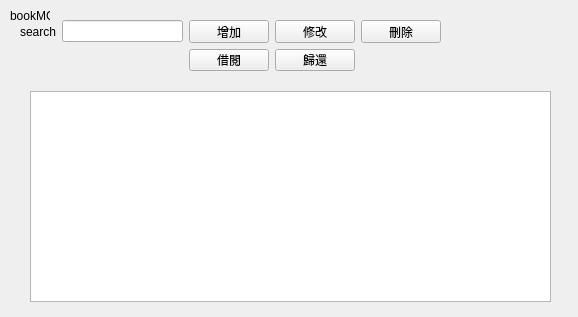
<?xml version="1.0" encoding="UTF-8"?>
<ui version="4.0">
 <class>Cell_BookMgr</class>
 <widget class="QWidget" name="Cell_BookMgr">
  <property name="geometry">
   <rect>
    <x>0</x>
    <y>0</y>
    <width>578</width>
    <height>317</height>
   </rect>
  </property>
  <property name="windowTitle">
   <string>Form</string>
  </property>
  <widget class="QTableView" name="tableView">
   <property name="geometry">
    <rect>
     <x>30</x>
     <y>91</y>
     <width>521</width>
     <height>211</height>
    </rect>
   </property>
  </widget>
  <widget class="QWidget" name="widget" native="true">
   <property name="geometry">
    <rect>
     <x>20</x>
     <y>20</y>
     <width>541</width>
     <height>51</height>
    </rect>
   </property>
   <layout class="QGridLayout" name="gridLayout">
    <item row="0" column="5">
     <spacer name="horizontalSpacer">
      <property name="orientation">
       <enum>Qt::Horizontal</enum>
      </property>
      <property name="sizeHint" stdset="0">
       <size>
        <width>40</width>
        <height>20</height>
       </size>
      </property>
     </spacer>
    </item>
    <item row="0" column="0">
     <widget class="QLabel" name="label">
      <property name="text">
       <string>search</string>
      </property>
     </widget>
    </item>
    <item row="0" column="2">
     <widget class="QPushButton" name="pushButton">
      <property name="text">
       <string>增加</string>
      </property>
     </widget>
    </item>
    <item row="0" column="3">
     <widget class="QPushButton" name="pushButton_2">
      <property name="text">
       <string>修改</string>
      </property>
     </widget>
    </item>
    <item row="0" column="4">
     <widget class="QPushButton" name="pushButton_3">
      <property name="text">
       <string>刪除</string>
      </property>
     </widget>
    </item>
    <item row="0" column="1">
     <widget class="QLineEdit" name="lineEdit"/>
    </item>
    <item row="1" column="2">
     <widget class="QPushButton" name="pushButton_5">
      <property name="text">
       <string>借閱</string>
      </property>
     </widget>
    </item>
    <item row="1" column="3">
     <widget class="QPushButton" name="pushButton_4">
      <property name="text">
       <string>歸還</string>
      </property>
     </widget>
    </item>
   </layout>
  </widget>
  <widget class="QLabel" name="label_2">
   <property name="geometry">
    <rect>
     <x>10</x>
     <y>10</y>
     <width>40</width>
     <height>12</height>
    </rect>
   </property>
   <property name="text">
    <string>bookMGR</string>
   </property>
  </widget>
 </widget>
 <resources/>
 <connections/>
</ui>
